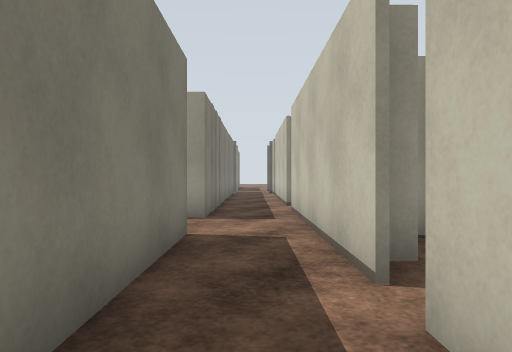
[1] (above)

12 first-person views from a walk through a Gazebo world. The camera is 0.94 m above the floor, looks level and sees 70° across. The floor is counted in squares, 1 m on a side. Each view is taken from the middle of a square. On the plan, view 1 faces up. The plan holds only what a view shows up to about 13 squares ahead; the rest is blank. The place goes on beyond the plan. Robots are left out. Some surface patterns are stand-ins.

[2]
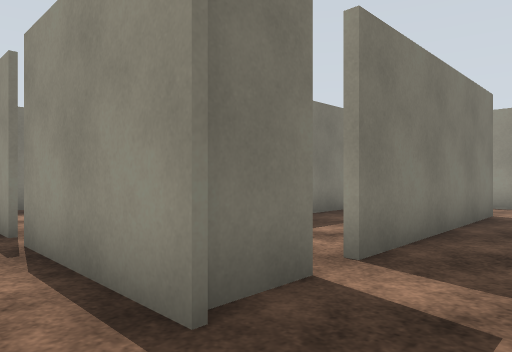

[3]
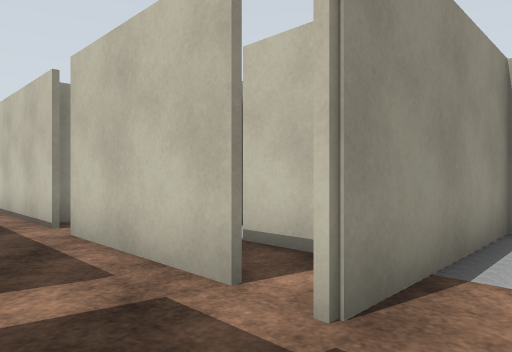

[4]
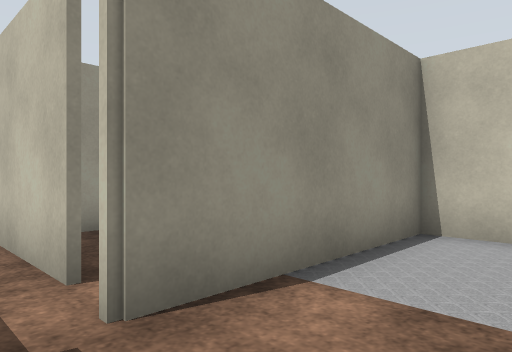

[5]
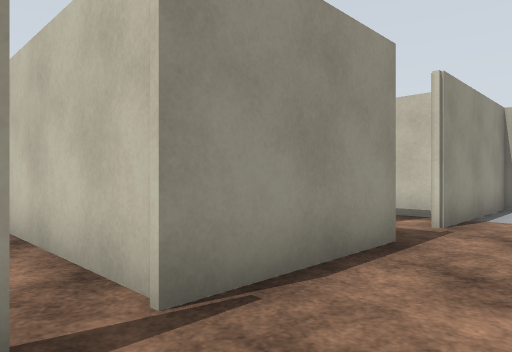

[6]
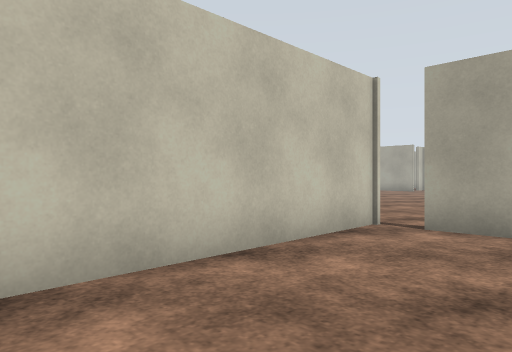

[7]
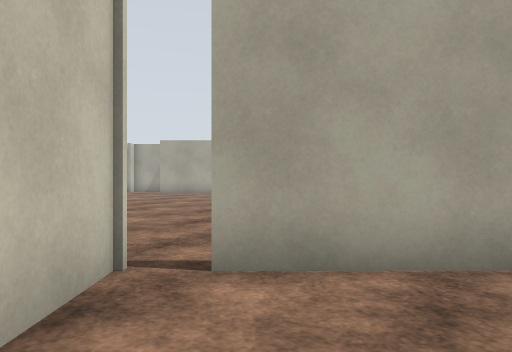

[8]
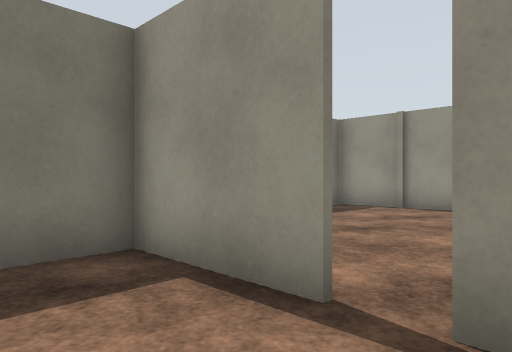

[9]
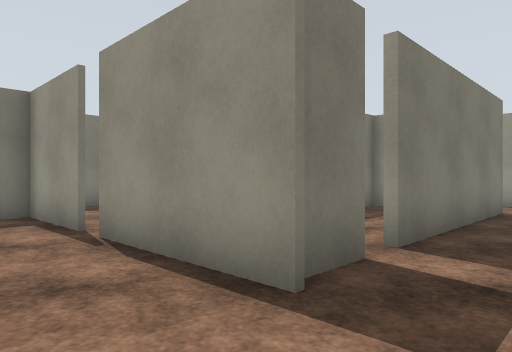

[10]
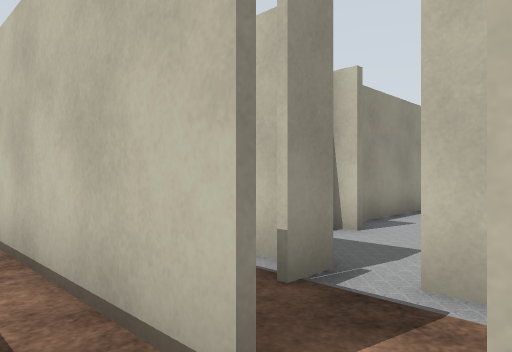

[11]
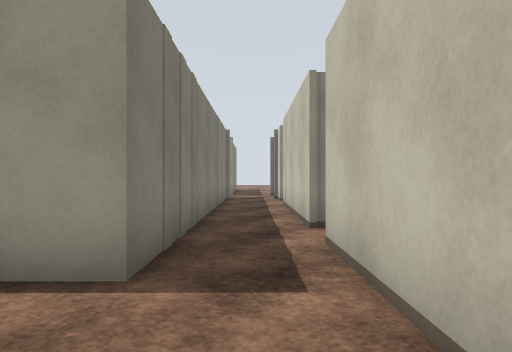

[12]
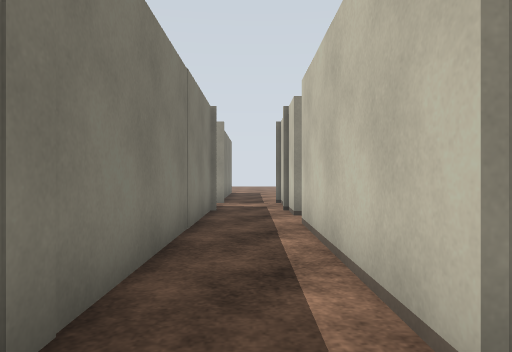

### Floor plan
Ten units are one square. View 1 is at (0, 0); x grows to the right and y downward. Boxes are objects, and circles mark ways between rooms. Rooms are numbered by the first view taken in them; rooms with no view inside come last. Other rooms are left out.
<svg viewBox="-91 -232 157 280">
<path fill="none" stroke="#000" d="M14 -116 10 -116 9 -174M-11 -60 -11 4M10 -31 10 -101M9 -187 9 -201M-12 -200 -11 -83 -24 -83M-11 11 -11 25M11 18 10 -22M9 -221 9 -227M-8 27 -46 27M-55 28 -85 28 -84 43M61 40 61 27 10 27M-85 26 -55 26M-46 27 -46 -35M-72 -58 -86 -58M27 20 27 0M19 -41 14 -41M31 -26 31 -33"/>
<circle cx="0" cy="30" r="3" fill="#2a7"/>
<circle cx="10" cy="20" r="3" fill="#2a7"/>
<circle cx="10" cy="-30" r="3" fill="#2a7"/>
<circle cx="-50" cy="30" r="3" fill="#2a7"/>
<text x="0" y="-100">1</text>
<text x="-10" y="40">2</text>
<text x="-70" y="-10">3</text>
<text x="20" y="10">4</text>
<text x="20" y="-30">5</text>
</svg>
Room 1 opens to room 2. Room 1 opens to room 4. Room 1 opens to room 5. Room 2 opens to room 3.

Where each view was taken, in squares from view 1:
view 1: 0 up, 0 right, facing up
view 2: 4 down, 1 right, facing up-left
view 3: 4 down, 1 left, facing up-right
view 4: 5 down, 0 right, facing up-right
view 5: 5 down, 6 left, facing up-right
view 6: 4 up, 8 left, facing down-right
view 7: 1 up, 6 left, facing down
view 8: 5 down, 4 left, facing up-left
view 9: 5 down, 1 right, facing up-left
view 10: 2 up, 0 right, facing up-right
view 11: 5 up, 0 right, facing up
view 12: 10 up, 0 right, facing up
